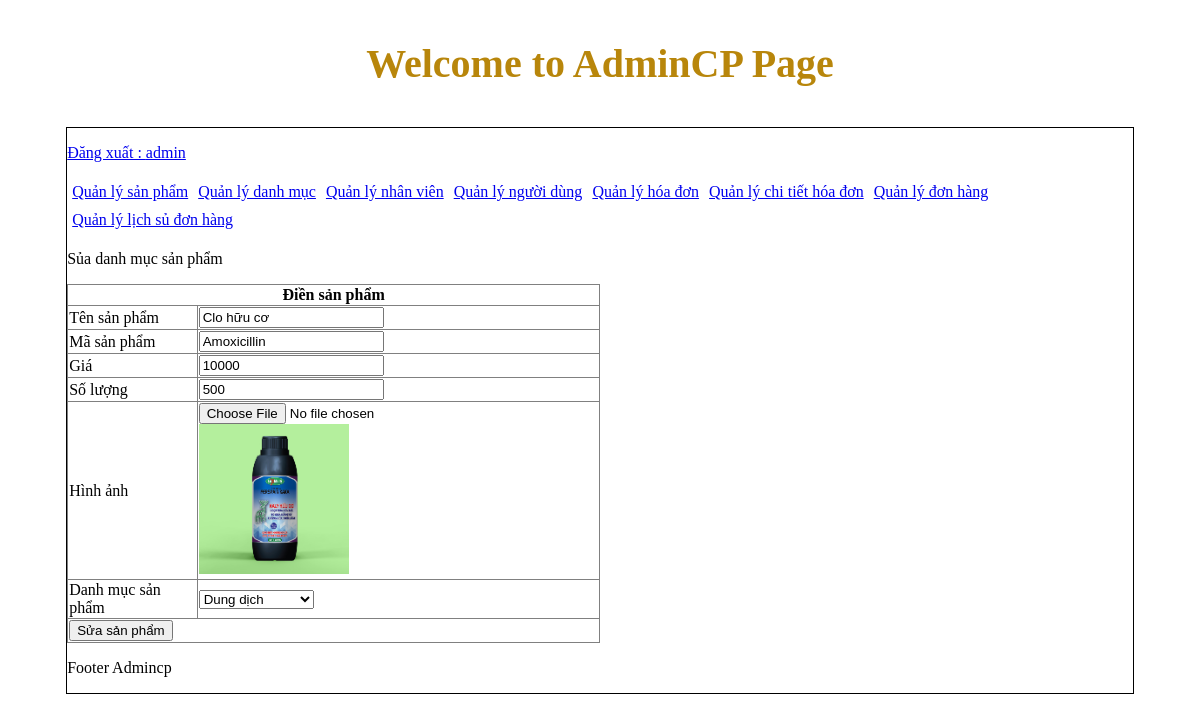
Page /admincp/index.php?action=quanlysanpham&query=sua&idsanpham=2 (signed in) on the committed database.
### tables this page shows
CREATE TABLE IF NOT EXISTS SanPham (
    Ma_SP int(10) AUTO_INCREMENT primary key,
    Ten_SP varchar(40) not null,
    TenThuoc char(20),
    hinhanh varchar(100),
    SLTonKho char(20),
    Gia char(20),
    Ma_DM int(10),
    CONSTRAINT DanhMuc_SanPham_fk FOREIGN KEY (Ma_DM) REFERENCES DanhMuc(Ma_DM) ON DELETE CASCADE ON UPDATE CASCADE
);

### admincp/modules/quanlysp/sua.php (the view)
<?php
    $sql_sua_sp="SELECT * FROM SanPham WHERE Ma_SP='$_GET[idsanpham]' LIMIT 1";
    $result_sua_sp= mysqli_query($khoitao,$sql_sua_sp);
?>
 <p>Sủa danh mục sản phẩm</p>
 <table border="1" width="50%" style="border-collapse: collapse;">
    <form method="POST" action="modules/quanlysp/xuly.php?idsanpham=<?php echo $_GET['idsanpham']?>" enctype="multipart/form-data">
 <?php
    while($row =mysqli_fetch_array($result_sua_sp)){
?>
    <tr>
        <th colspan="2">Điền sản phẩm</th>
    </tr>
    <tr>
        <td>Tên sản phẩm</td>
        <td><input type="text"  value="<?php echo $row['Ten_SP']?>" name="tensanpham" ></td>
    </tr>
    <tr>
        <td>Mã sản phẩm</td>
        <td><input type="text" name="masp" value="<?php echo $row['TenThuoc']?>" ></td>
    </tr>
    <tr>
        <td>Giá</td>
        <td><input type="number" name="giasp" value="<?php echo $row['Gia']?>"></td>
    </tr>
    <tr>
        <td>Số lượng</td>
        <td><input type="text" name="soluong" value="<?php echo $row['SLTonKho']?>"></td>
    </tr>
    <tr>
        <td>Hình ảnh</td>
        <td><input type="file" name="hinhanh" >
        <img src="modules/quanlysp/uploads/<?php echo $row['hinhanh'] ?> " width="150px" >
    </td>
    </tr>
    <tr>
        <td>Danh mục sản phẩm</td>
        <td>
          <select name="danhmuc">
                <?php
                    $sql_danhmuc="SELECT * FROM DanhMuc ORDER BY Ma_DM DESC";
                    $query_danhmuc=mysqli_query($khoitao,$sql_danhmuc);
                    while($row_danhmuc=mysqli_fetch_array($query_danhmuc)){
                        if($row_danhmuc['Ma_DM']==$row['Ma_DM']){
                ?>
                <option value="<?php echo $row_danhmuc['Ma_DM']?>" selected><?php echo $row_danhmuc['Ten_DM']?></option>
                <?php
                        }else{
                ?>
                <option value="<?php echo $row_danhmuc['Ma_DM']?>"><?php echo $row_danhmuc['Ten_DM']?></option>
                <?php
                        }
                    }
                ?>
          </select>
        </td>
    </tr>
    <tr>
        <td colspan="2"><input type="submit" value="Sửa sản phẩm" name="suasanpham" onClick="sua"></td>
    </tr>
</form>
<?php
}
?>
 </table>

### rows in the picture
sanpham: tensanpham "Clo hữu cơ", masp "Amoxicillin", giasp "10000", soluong "500", hinhanh (picture)

### other values in the picture
$_SESSION['dangnhap'] "admin"
form field danhmuc "Dung dịch"
